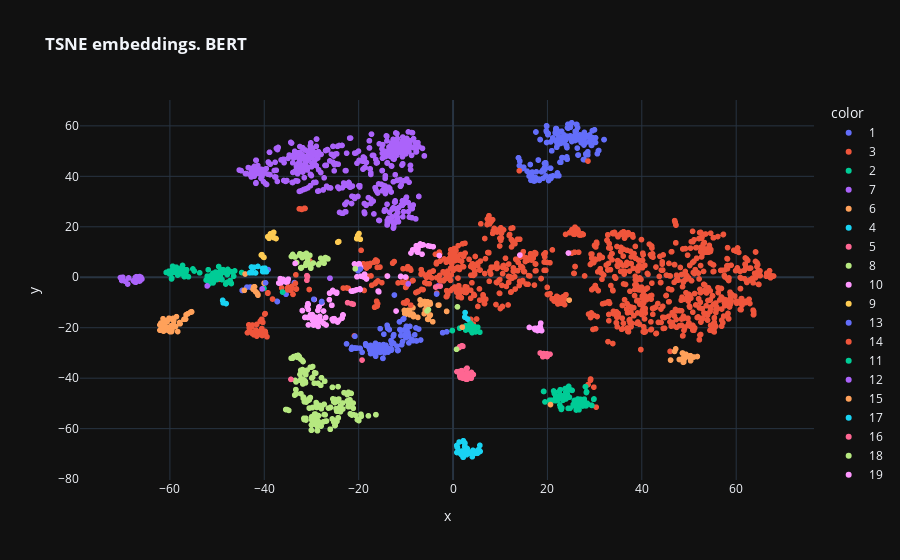

The notebook cell this image was saved under:
### Code cell
fig = px.scatter(x=embeddings_bert_2d[:, 0], y=embeddings_bert_2d[:, 1], color=sections,
                 title='<b>TSNE embeddings. BERT</b>')

fig
